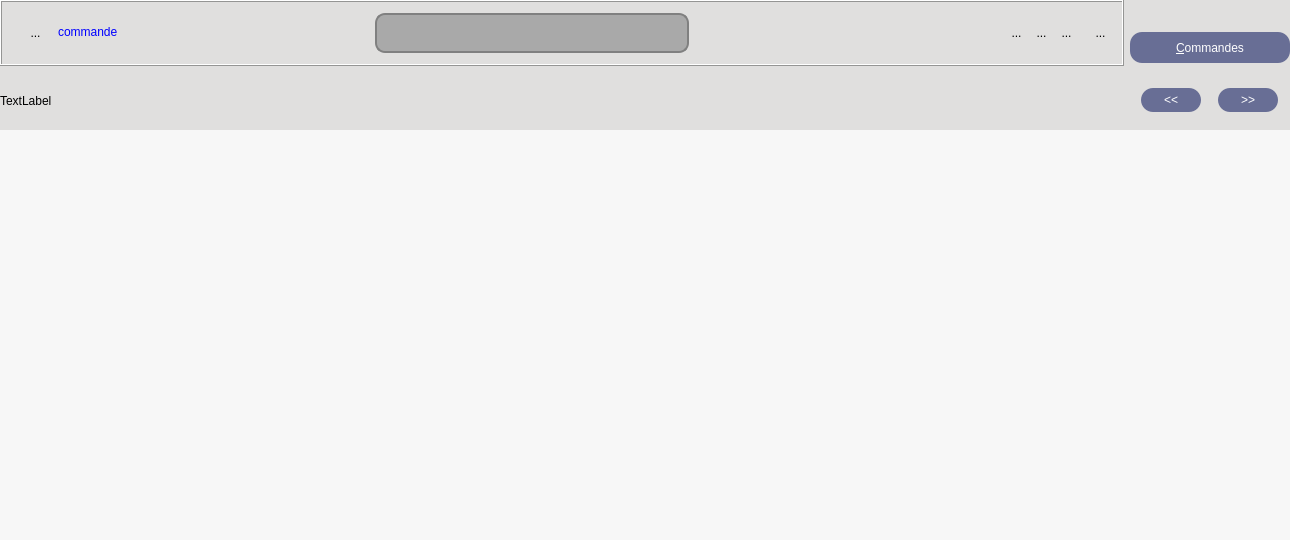
<?xml version="1.0" encoding="UTF-8"?>
<ui version="4.0">
 <class>WidgetCommande</class>
 <widget class="QWidget" name="WidgetCommande">
  <property name="geometry">
   <rect>
    <x>0</x>
    <y>0</y>
    <width>1290</width>
    <height>540</height>
   </rect>
  </property>
  <property name="sizePolicy">
   <sizepolicy hsizetype="Expanding" vsizetype="Expanding">
    <horstretch>0</horstretch>
    <verstretch>0</verstretch>
   </sizepolicy>
  </property>
  <property name="minimumSize">
   <size>
    <width>0</width>
    <height>0</height>
   </size>
  </property>
  <property name="windowTitle">
   <string>DCommandeUnique</string>
  </property>
  <property name="toolTip">
   <string/>
  </property>
  <property name="styleSheet">
   <string notr="true">background-color : rgb(224,223,222);
font : 'times' 9px</string>
  </property>
  <layout class="QVBoxLayout" name="verticalLayout_4">
   <property name="spacing">
    <number>0</number>
   </property>
   <property name="leftMargin">
    <number>0</number>
   </property>
   <property name="topMargin">
    <number>0</number>
   </property>
   <property name="rightMargin">
    <number>0</number>
   </property>
   <property name="bottomMargin">
    <number>0</number>
   </property>
   <item>
    <widget class="QFrame" name="frameAffichage">
     <property name="sizePolicy">
      <sizepolicy hsizetype="Preferred" vsizetype="Fixed">
       <horstretch>0</horstretch>
       <verstretch>0</verstretch>
      </sizepolicy>
     </property>
     <property name="minimumSize">
      <size>
       <width>0</width>
       <height>130</height>
      </size>
     </property>
     <property name="maximumSize">
      <size>
       <width>16777215</width>
       <height>130</height>
      </size>
     </property>
     <property name="styleSheet">
      <string notr="true">background-color:rgb(224,223,222)</string>
     </property>
     <property name="frameShape">
      <enum>QFrame::NoFrame</enum>
     </property>
     <property name="frameShadow">
      <enum>QFrame::Raised</enum>
     </property>
     <layout class="QHBoxLayout" name="horizontalLayout_5">
      <property name="spacing">
       <number>0</number>
      </property>
      <property name="leftMargin">
       <number>0</number>
      </property>
      <property name="topMargin">
       <number>0</number>
      </property>
      <property name="rightMargin">
       <number>0</number>
      </property>
      <property name="bottomMargin">
       <number>0</number>
      </property>
      <item>
       <layout class="QHBoxLayout" name="horizontalLayout_4">
        <item>
         <layout class="QVBoxLayout" name="verticalLayout_3">
          <item>
           <widget class="QFrame" name="frame_2">
            <property name="sizePolicy">
             <sizepolicy hsizetype="Preferred" vsizetype="Fixed">
              <horstretch>0</horstretch>
              <verstretch>0</verstretch>
             </sizepolicy>
            </property>
            <property name="frameShape">
             <enum>QFrame::Box</enum>
            </property>
            <property name="frameShadow">
             <enum>QFrame::Raised</enum>
            </property>
            <layout class="QHBoxLayout" name="horizontalLayout">
             <property name="spacing">
              <number>0</number>
             </property>
             <item>
              <spacer name="horizontalSpacer_5">
               <property name="orientation">
                <enum>Qt::Horizontal</enum>
               </property>
               <property name="sizeType">
                <enum>QSizePolicy::Fixed</enum>
               </property>
               <property name="sizeHint" stdset="0">
                <size>
                 <width>13</width>
                 <height>20</height>
                </size>
               </property>
              </spacer>
             </item>
             <item>
              <widget class="MonBoutonValide" name="RBValide">
               <property name="minimumSize">
                <size>
                 <width>17</width>
                 <height>31</height>
                </size>
               </property>
               <property name="maximumSize">
                <size>
                 <width>21</width>
                 <height>31</height>
                </size>
               </property>
               <property name="focusPolicy">
                <enum>Qt::ClickFocus</enum>
               </property>
               <property name="toolTip">
                <string>Affiche le rapport de validité de la commande</string>
               </property>
               <property name="styleSheet">
                <string notr="true">border : 0px</string>
               </property>
               <property name="text">
                <string>...</string>
               </property>
               <property name="icon">
                <iconset>
                 <normaloff>../Editeur/icons/ast-green-ball.png</normaloff>../Editeur/icons/ast-green-ball.png</iconset>
               </property>
               <property name="iconSize">
                <size>
                 <width>21</width>
                 <height>31</height>
                </size>
               </property>
              </widget>
             </item>
             <item>
              <spacer name="horizontalSpacer_3">
               <property name="orientation">
                <enum>Qt::Horizontal</enum>
               </property>
               <property name="sizeType">
                <enum>QSizePolicy::Fixed</enum>
               </property>
               <property name="sizeHint" stdset="0">
                <size>
                 <width>13</width>
                 <height>20</height>
                </size>
               </property>
              </spacer>
             </item>
             <item>
              <widget class="MonLabelClic" name="labelNomCommande">
               <property name="sizePolicy">
                <sizepolicy hsizetype="MinimumExpanding" vsizetype="Fixed">
                 <horstretch>0</horstretch>
                 <verstretch>0</verstretch>
                </sizepolicy>
               </property>
               <property name="minimumSize">
                <size>
                 <width>150</width>
                 <height>31</height>
                </size>
               </property>
               <property name="frameShape">
                <enum>QFrame::NoFrame</enum>
               </property>
               <property name="frameShadow">
                <enum>QFrame::Raised</enum>
               </property>
               <property name="text">
                <string>&lt;html&gt;&lt;head/&gt;&lt;body&gt;&lt;p&gt;&lt;span style=&quot; color:#0000ff;&quot;&gt;commande &lt;/span&gt;&lt;/p&gt;&lt;/body&gt;&lt;/html&gt;</string>
               </property>
              </widget>
             </item>
             <item>
              <spacer name="toto">
               <property name="orientation">
                <enum>Qt::Horizontal</enum>
               </property>
               <property name="sizeType">
                <enum>QSizePolicy::Maximum</enum>
               </property>
               <property name="sizeHint" stdset="0">
                <size>
                 <width>2</width>
                 <height>40</height>
                </size>
               </property>
              </spacer>
             </item>
             <item>
              <widget class="QLineEdit" name="LENom">
               <property name="sizePolicy">
                <sizepolicy hsizetype="MinimumExpanding" vsizetype="Preferred">
                 <horstretch>0</horstretch>
                 <verstretch>0</verstretch>
                </sizepolicy>
               </property>
               <property name="toolTip">
                <string>Nom de l'objet. Seuls, les objets valides peuvent être nommés</string>
               </property>
               <property name="styleSheet">
                <string notr="true"> QLineEdit {
     border: 2px solid gray;
     border-radius: 10px;
     padding: 0 8px;
     background: darkgray;
   /*  selection-background-color: darkgray;*/
 }
QLineEdit:disabled
{
    background: lightgray;
}
/*read-only {
     background: lightblue;*/</string>
               </property>
               <property name="readOnly">
                <bool>false</bool>
               </property>
              </widget>
             </item>
             <item>
              <spacer name="horizontalSpacer_7">
               <property name="orientation">
                <enum>Qt::Horizontal</enum>
               </property>
               <property name="sizeHint" stdset="0">
                <size>
                 <width>108</width>
                 <height>20</height>
                </size>
               </property>
              </spacer>
             </item>
             <item>
              <spacer name="horizontalSpacer_2">
               <property name="orientation">
                <enum>Qt::Horizontal</enum>
               </property>
               <property name="sizeType">
                <enum>QSizePolicy::Ignored</enum>
               </property>
               <property name="sizeHint" stdset="0">
                <size>
                 <width>2</width>
                 <height>40</height>
                </size>
               </property>
              </spacer>
             </item>
             <item>
              <layout class="QHBoxLayout" name="horizontalLayout_2">
               <property name="spacing">
                <number>4</number>
               </property>
               <property name="sizeConstraint">
                <enum>QLayout::SetFixedSize</enum>
               </property>
               <item>
                <widget class="QToolButton" name="RBRun">
                 <property name="minimumSize">
                  <size>
                   <width>21</width>
                   <height>31</height>
                  </size>
                 </property>
                 <property name="maximumSize">
                  <size>
                   <width>21</width>
                   <height>31</height>
                  </size>
                 </property>
                 <property name="focusPolicy">
                  <enum>Qt::ClickFocus</enum>
                 </property>
                 <property name="toolTip">
                  <string>Lance un script associé à la commande</string>
                 </property>
                 <property name="styleSheet">
                  <string notr="true">border : 0px</string>
                 </property>
                 <property name="text">
                  <string>...</string>
                 </property>
                 <property name="icon">
                  <iconset>
                   <normaloff>../Editeur/icons/roue.png</normaloff>../Editeur/icons/roue.png</iconset>
                 </property>
                 <property name="iconSize">
                  <size>
                   <width>21</width>
                   <height>31</height>
                  </size>
                 </property>
                </widget>
               </item>
               <item>
                <widget class="QToolButton" name="RBInfo">
                 <property name="minimumSize">
                  <size>
                   <width>21</width>
                   <height>31</height>
                  </size>
                 </property>
                 <property name="maximumSize">
                  <size>
                   <width>21</width>
                   <height>31</height>
                  </size>
                 </property>
                 <property name="focusPolicy">
                  <enum>Qt::ClickFocus</enum>
                 </property>
                 <property name="toolTip">
                  <string>ouvre un navigateur sur l'aide contextuelle</string>
                 </property>
                 <property name="styleSheet">
                  <string notr="true">border : 0px</string>
                 </property>
                 <property name="text">
                  <string>...</string>
                 </property>
                 <property name="icon">
                  <iconset>
                   <normaloff>../Editeur/icons/point-interrogation30.png</normaloff>../Editeur/icons/point-interrogation30.png</iconset>
                 </property>
                 <property name="iconSize">
                  <size>
                   <width>21</width>
                   <height>31</height>
                  </size>
                 </property>
                </widget>
               </item>
               <item>
                <widget class="QToolButton" name="RBRegle">
                 <property name="minimumSize">
                  <size>
                   <width>21</width>
                   <height>31</height>
                  </size>
                 </property>
                 <property name="maximumSize">
                  <size>
                   <width>21</width>
                   <height>31</height>
                  </size>
                 </property>
                 <property name="focusPolicy">
                  <enum>Qt::ClickFocus</enum>
                 </property>
                 <property name="toolTip">
                  <string>affiche les régles de validité</string>
                 </property>
                 <property name="styleSheet">
                  <string notr="true">border : 0px</string>
                 </property>
                 <property name="text">
                  <string>...</string>
                 </property>
                 <property name="icon">
                  <iconset>
                   <normaloff>../Editeur/icons/lettreRblanc30.png</normaloff>../Editeur/icons/lettreRblanc30.png</iconset>
                 </property>
                 <property name="iconSize">
                  <size>
                   <width>21</width>
                   <height>31</height>
                  </size>
                 </property>
                </widget>
               </item>
              </layout>
             </item>
             <item>
              <spacer name="horizontalSpacer_4">
               <property name="orientation">
                <enum>Qt::Horizontal</enum>
               </property>
               <property name="sizeType">
                <enum>QSizePolicy::Fixed</enum>
               </property>
               <property name="sizeHint" stdset="0">
                <size>
                 <width>13</width>
                 <height>20</height>
                </size>
               </property>
              </spacer>
             </item>
             <item>
              <widget class="QToolButton" name="RBPoubelle">
               <property name="minimumSize">
                <size>
                 <width>21</width>
                 <height>31</height>
                </size>
               </property>
               <property name="maximumSize">
                <size>
                 <width>21</width>
                 <height>31</height>
                </size>
               </property>
               <property name="focusPolicy">
                <enum>Qt::ClickFocus</enum>
               </property>
               <property name="toolTip">
                <string>Détruit la commande</string>
               </property>
               <property name="styleSheet">
                <string notr="true">border : 0px</string>
               </property>
               <property name="text">
                <string>...</string>
               </property>
               <property name="icon">
                <iconset>
                 <normaloff>../Editeur/icons/deleteRond.png</normaloff>../Editeur/icons/deleteRond.png</iconset>
               </property>
               <property name="iconSize">
                <size>
                 <width>21</width>
                 <height>31</height>
                </size>
               </property>
              </widget>
             </item>
            </layout>
            <zorder>RBValide</zorder>
            <zorder>labelNomCommande</zorder>
            <zorder>LENom</zorder>
            <zorder>horizontalSpacer_3</zorder>
            <zorder>horizontalSpacer_4</zorder>
            <zorder>RBPoubelle</zorder>
            <zorder>horizontalSpacer_5</zorder>
            <zorder>horizontalSpacer_7</zorder>
           </widget>
          </item>
          <item>
           <widget class="QLabel" name="labelDoc">
            <property name="text">
             <string>TextLabel</string>
            </property>
           </widget>
          </item>
         </layout>
        </item>
        <item>
         <layout class="QVBoxLayout" name="verticalLayout_2">
          <property name="spacing">
           <number>8</number>
          </property>
          <property name="topMargin">
           <number>15</number>
          </property>
          <item>
           <widget class="QPushButton" name="bCatalogue">
            <property name="sizePolicy">
             <sizepolicy hsizetype="Fixed" vsizetype="Fixed">
              <horstretch>0</horstretch>
              <verstretch>0</verstretch>
             </sizepolicy>
            </property>
            <property name="minimumSize">
             <size>
              <width>160</width>
              <height>31</height>
             </size>
            </property>
            <property name="focusPolicy">
             <enum>Qt::ClickFocus</enum>
            </property>
            <property name="toolTip">
             <string>Affiche les commandes possibles</string>
            </property>
            <property name="styleSheet">
             <string notr="true">background-color:rgb(104,110,149);
color :white;
border-radius : 12px
</string>
            </property>
            <property name="text">
             <string>&amp;Commandes</string>
            </property>
            <property name="shortcut">
             <string>Shift+A, Alt+A, Alt+A, Alt+A</string>
            </property>
            <property name="autoDefault">
             <bool>true</bool>
            </property>
            <property name="default">
             <bool>true</bool>
            </property>
           </widget>
          </item>
          <item>
           <layout class="QHBoxLayout" name="horizontalLayout_3">
            <item>
             <widget class="QPushButton" name="bAvant">
              <property name="sizePolicy">
               <sizepolicy hsizetype="Fixed" vsizetype="Fixed">
                <horstretch>0</horstretch>
                <verstretch>0</verstretch>
               </sizepolicy>
              </property>
              <property name="minimumSize">
               <size>
                <width>60</width>
                <height>24</height>
               </size>
              </property>
              <property name="maximumSize">
               <size>
                <width>60</width>
                <height>24</height>
               </size>
              </property>
              <property name="focusPolicy">
               <enum>Qt::ClickFocus</enum>
              </property>
              <property name="toolTip">
               <string>Affiche le formulaire de la commande précédente</string>
              </property>
              <property name="styleSheet">
               <string notr="true">background-color:rgb(104,110,149);
color :white;
border-radius : 12px
</string>
              </property>
              <property name="text">
               <string>&lt;&lt;</string>
              </property>
              <property name="shortcut">
               <string>Shift+A, Alt+A, Alt+A, Alt+A</string>
              </property>
              <property name="autoDefault">
               <bool>true</bool>
              </property>
              <property name="default">
               <bool>true</bool>
              </property>
             </widget>
            </item>
            <item>
             <widget class="QPushButton" name="bApres">
              <property name="sizePolicy">
               <sizepolicy hsizetype="Fixed" vsizetype="Fixed">
                <horstretch>0</horstretch>
                <verstretch>0</verstretch>
               </sizepolicy>
              </property>
              <property name="minimumSize">
               <size>
                <width>60</width>
                <height>24</height>
               </size>
              </property>
              <property name="maximumSize">
               <size>
                <width>60</width>
                <height>24</height>
               </size>
              </property>
              <property name="focusPolicy">
               <enum>Qt::ClickFocus</enum>
              </property>
              <property name="toolTip">
               <string>Affiche le formulaire de la commande suivante</string>
              </property>
              <property name="styleSheet">
               <string notr="true">background-color:rgb(104,110,149);
color :white;
border-radius : 12px
</string>
              </property>
              <property name="text">
               <string>&gt;&gt;</string>
              </property>
              <property name="shortcut">
               <string>Shift+A, Alt+A, Alt+A, Alt+A</string>
              </property>
              <property name="autoDefault">
               <bool>true</bool>
              </property>
              <property name="default">
               <bool>true</bool>
              </property>
             </widget>
            </item>
           </layout>
          </item>
         </layout>
        </item>
       </layout>
      </item>
     </layout>
    </widget>
   </item>
   <item>
    <widget class="QScrollArea" name="scrollAreaCommandes">
     <property name="minimumSize">
      <size>
       <width>0</width>
       <height>81</height>
      </size>
     </property>
     <property name="styleSheet">
      <string notr="true">background : rgb(247,247,247)


</string>
     </property>
     <property name="frameShape">
      <enum>QFrame::NoFrame</enum>
     </property>
     <property name="verticalScrollBarPolicy">
      <enum>Qt::ScrollBarAsNeeded</enum>
     </property>
     <property name="horizontalScrollBarPolicy">
      <enum>Qt::ScrollBarAsNeeded</enum>
     </property>
     <property name="widgetResizable">
      <bool>true</bool>
     </property>
     <widget class="QWidget" name="scrollAreaWidgetContents">
      <property name="geometry">
       <rect>
        <x>0</x>
        <y>0</y>
        <width>1290</width>
        <height>410</height>
       </rect>
      </property>
      <layout class="QVBoxLayout" name="verticalLayout">
       <item>
        <layout class="QVBoxLayout" name="commandesLayout">
         <property name="spacing">
          <number>1</number>
         </property>
        </layout>
       </item>
       <item>
        <spacer name="verticalSpacer">
         <property name="orientation">
          <enum>Qt::Vertical</enum>
         </property>
         <property name="sizeHint" stdset="0">
          <size>
           <width>20</width>
           <height>5</height>
          </size>
         </property>
        </spacer>
       </item>
      </layout>
     </widget>
    </widget>
   </item>
  </layout>
 </widget>
 <layoutdefault spacing="6" margin="11"/>
 <pixmapfunction>qPixmapFromMimeSource</pixmapfunction>
 <customwidgets>
  <customwidget>
   <class>MonBoutonValide</class>
   <extends>QToolButton</extends>
   <header>monBoutonValide.h</header>
  </customwidget>
  <customwidget>
   <class>MonLabelClic</class>
   <extends>QLabel</extends>
   <header>monLabelClic.h</header>
  </customwidget>
 </customwidgets>
 <tabstops>
  <tabstop>LENom</tabstop>
 </tabstops>
 <resources/>
 <connections/>
</ui>
